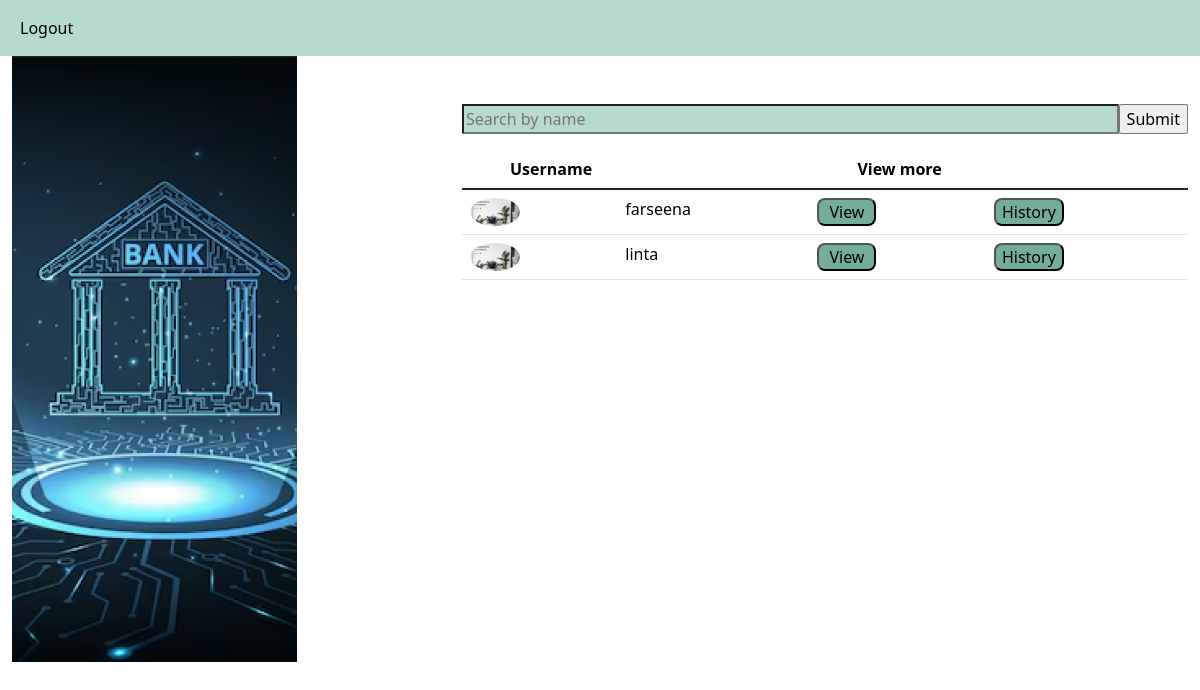
The app's page /all_user, older data.
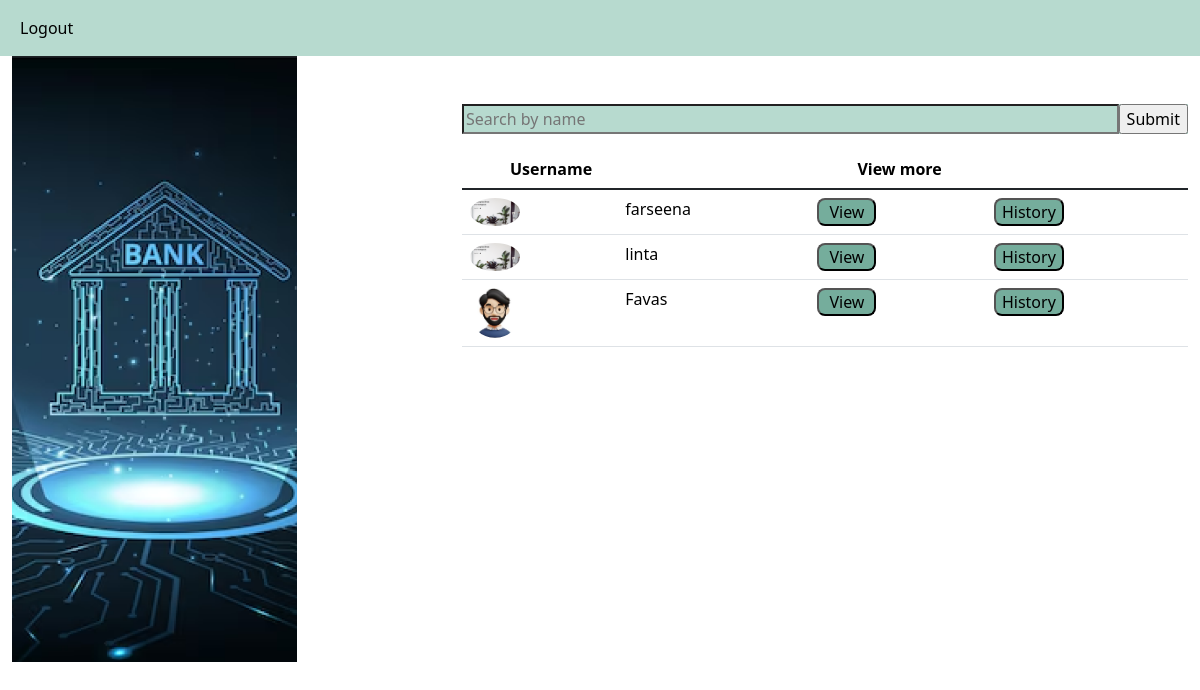
The same page, newer data.
### app1/models.py (models this page shows)
class Customs(AbstractUser):
    account_no = models.IntegerField(null=True,blank=True)
    bank = models.CharField(max_length=50)
    branch = models.CharField(max_length=50)
    ifsc_code = models.IntegerField(null=True,blank=True)
    pincode = models.IntegerField(null=True,blank=True)
    acnt_no = models.IntegerField(null=True,blank=True)
    amount = models.IntegerField(null=True,blank=True)
    phone_no = models.IntegerField(null=True,blank=True)
    address = models.CharField(max_length=50)
    adhar_no = models.IntegerField(null=True,blank=True)
    pancard_no = models.IntegerField(null=True,blank=True)
    image = models.FileField()
    dob = models.CharField(max_length=50)
    user_type = models.CharField(max_length=50)

### app1/views.py (the view)
# urls.py: path('all_user',views.all_user),
def all_user(request):
    all_user = Customs.objects.filter(user_type="user")
    return render(request, 'bank/all_user.html', {'users': all_user})

### template/bank/all_user.html (shortened to what this page needs)
<html lang="en">
<head>
    {% load static %}
    <link href="https://cdn.jsdelivr.net/npm/bootstrap@5.3.3/dist/css/bootstrap.min.css" rel="stylesheet">
</head>
<body>
  <div>
    <nav class="navbar navbar-expand-lg mainav">
      <div class="container-fluid">
        <div class="collapse navbar-collapse" id="navbarNavAltMarkup">
          <div class="navbar-nav">
            <a class="nav-link active" aria-current="page" href="userlogout">Logout</a>
          </div>
        </div>
      </div>
    </nav>
  </div>
    <div class="container-fluid w-100">
        <div class="row">
          <div class="col-4">
            <img class="bankimg" src="{% static 'image/half.png' %}" alt="">
          </div>
          <div class="col-8">
            <div style="padding-left: 50px;">
                <div style="background-color: #B7DACF;">
                    <form action="search_user" method="post">
                        <div class="mt-5" style="display: flex;">
                            <input style="width: 100%;background-color:#B7DACF;" type="text" placeholder="Search by name" name="search">
                            <input type="submit">
                        </div>
                    </form>
                </div>
                <div>
                    <table class="table">
                        <thead>
                          <tr>
                            <th colspan="2" class="ps-5" scope="col">Username</th>
                            <th colspan="2" class="ps-5" scope="col">View more</th>
                          </tr>
                        </thead>
                        <tbody class="table-group-divider">
                          <tr>
                            {% for i in users %}
                                <td><img class="image" src="{{ i.image.url }}" alt=""></td>
                                <td>{{ i.first_name }}</td>
                                <td>
                                    <a href="{% url 'user_view' id=i.id %}">
                                    <button style="background-color:#75ad9c;border-radius: 8px;padding-left: 10px;padding-right: 10px;" >View</button>
                                    </a>
                                </td>
                                <td>
                                    <a href="{% url 'all_history' id=i.id %}">
                                    <button style="background-color:#75ad9c;border-radius: 8px;"> History </button>
                                    </a><br>
                                </td>
                          </tr>
                          {% endfor %}
                        </tbody>
                      </table>
                </div>
            </div>
          </div>
        </div>
      </div>
</body>
</html>

Row changes from the older to the newer data that the page shows:
added Customs: image (picture), first_name "Favas"
